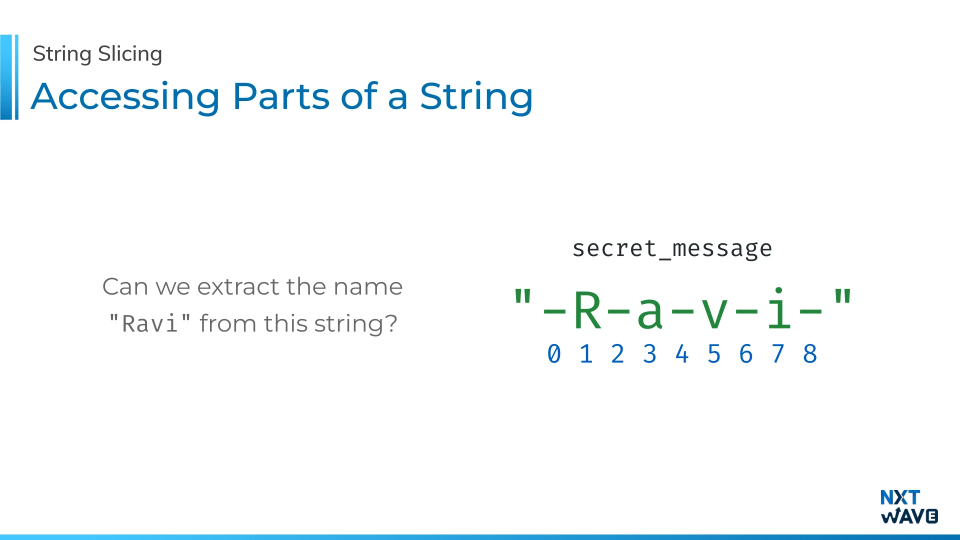
#> input picture Reference ppt's/Programming_Foundations_LP/builds/build-15-strings/originals/sl13.webp, 1920 x 1080 px (shown at 1/2 size)
$ python read_pack.py ../../../builds/build-15-strings/originals out
#> lines starting #> are read from the running program, lines starting #| are printed output that depends on the picture
#!/usr/bin/env python3
"""
read_pack.py - make images cheap to look at.

    python3 read_pack.py work/slides work/read              # downscale + contact sheets
    python3 read_pack.py out/peek out/read --per 6
    python3 read_pack.py work/slides work/read --only 4,7,12-15 --width 1200
    python3 read_pack.py out/shots/_full out/shots --numbers name --per 0

Why this exists
---------------
Reading a 1920x1080 slide costs about 1,840 tokens, and it stays in context for
the rest of the session. A 53-slide deck is ~98k tokens before a single line of
the plan is designed, and the previous session's deck is another ~105k. That is
half a build, spent on pixels most of which get cut.

Two sizes, two jobs:

  contact sheet   6 cards tiled into one 1536x864 image, each cell numbered.
                  ~205 tokens per card. Enough to see layout, overflow, a
                  clipped figure, a near-duplicate neighbour. NOT enough to
                  read code. This is the sweep.

  single          one card at --width (default 768). ~440 tokens. Enough to
                  read the slide. This is the confirm, and you only pay it for
                  the slides the sweep flagged.

So: look at the sheets, then name the slides you actually need, then re-run
with --only for those. Never read a directory of full-size shots one by one.

Writes:
    <out>/NN.webp          one per input, downscaled to --width
    <out>/sheet01.webp ...  the contact sheets
    <out>/INDEX.md         which numbers are on which sheet, and the sizes
"""
import argparse
import os
import re
import sys
from pathlib import Path

try:
    from PIL import Image, ImageDraw, ImageFont
except ImportError:
    raise SystemExit("read_pack needs pillow:  pip install pillow")

EXTS = {".png", ".webp", ".jpg", ".jpeg"}
# Read downscales anything wider than this anyway, so a "full size" read of a
# 1920px shot is really a 1568px read. Quoted costs assume that.
READ_CAP = 1568


def tokens(w, h):
    """What Read will charge for an image this size, after its own cap."""
    if w > READ_CAP:
        h = round(h * READ_CAP / w)
        w = READ_CAP
    return (w * h) / 750


def natural(p: Path):
    """sl2 before sl10, card07 before card10."""
    return [int(t) if t.isdigit() else t for t in re.split(r"(\d+)", p.name)]


def parse_only(spec):
    """'4,7,12-15' -> {4,7,12,13,14,15}"""
    want = set()
    for part in spec.split(","):
        part = part.strip()
        if not part:
            continue
        if "-" in part:
            a, b = part.split("-", 1)
            want.update(range(int(a), int(b) + 1))
        else:
            want.add(int(part))
    return want


def load_font(px):
    for cand in ("C:/Windows/Fonts/arialbd.ttf",
                 "C:/Windows/Fonts/segoeuib.ttf",
                 "/usr/share/fonts/truetype/dejavu/DejaVuSans-Bold.ttf",
                 "/System/Library/Fonts/Helvetica.ttc"):
        try:
            return ImageFont.truetype(cand, px)
        except Exception:
            continue
    return ImageFont.load_default()


def labelled(cell, text, font, bar):
    """Number the cell on a strip ABOVE it, never on top of it.

    The number used to be drawn into the corner of the card, which sat exactly
    where these decks put their eyebrow line - slide 17's "...e Over Characters"
    was half hidden by its own label. A finding you cannot read is worse than no
    sheet at all, so the number gets its own band.
    """
    w, h = cell.size
    out = Image.new("RGB", (w, h + bar), (32, 38, 45))
    d = ImageDraw.Draw(out)
    d.text((max(4, w // 90), max(1, (bar - font.size) // 2) if hasattr(font, "size")
            else 2), text, fill=(255, 255, 255), font=font)
    out.paste(cell, (0, bar))
    return out


def main():
    ap = argparse.ArgumentParser()
    ap.add_argument("src", help="directory of images, or a single image")
    ap.add_argument("out", help="directory to write the read copies into")
    ap.add_argument("--width", type=int, default=768,
                    help="stored width of a single read copy (default 768)")
    ap.add_argument("--per", type=int, default=6,
                    help="cells per contact sheet, 0 to skip sheets (default 6)")
    ap.add_argument("--sheet-width", type=int, default=1536,
                    help="contact sheet width; keep it under Read's 1568 cap")
    ap.add_argument("--cols", type=int, default=3)
    ap.add_argument("--only", default=None,
                    help="slide numbers to emit singles for, e.g. 4,7,12-15")
    ap.add_argument("--numbers", default="index", choices=["index", "name"],
                    help="where a card's number comes from. index (default) "
                         "numbers the images 1..N in order. name reads it out "
                         "of the filename, which is what a partial shoot needs: "
                         "a directory holding only 007.png and 019.png is cards "
                         "7 and 19, not cards 1 and 2, and a sheet that says "
                         "otherwise sends you to fix the wrong card")
    ap.add_argument("--quality", type=int, default=74)
    a = ap.parse_args()

    src, out = Path(a.src), Path(a.out)
    if not src.exists():
        raise SystemExit(f"no such path: {src}")
    files = ([src] if src.is_file()
             else sorted((p for p in src.iterdir()
                          if p.suffix.lower() in EXTS), key=natural))
    if not files:
        raise SystemExit(f"no images in {src}")
    out.mkdir(parents=True, exist_ok=True)

    if a.numbers == "name":
        nums = []
        for k, f in enumerate(files, 1):
            digits = re.findall(r"\d+", f.stem)
            nums.append(int(digits[0]) if digits else k)
    else:
        nums = list(range(1, len(files) + 1))

    only = parse_only(a.only) if a.only else None
    before = 0.0
    singles = 0
    for i, f in zip(nums, files):
        im = Image.open(f)
#> im is the input picture: PIL image 1920x1080 RGB; mean R, G, B 247.6, 250.6, 251.7
        before += tokens(*im.size)
#> before = 1844
        if only is not None and i not in only:
            continue
        im = im.convert("RGB")
        h = max(1, round(im.height * a.width / im.width))
#> h = 432
        im.resize((a.width, h), Image.LANCZOS).save(
            out / f"{i:02d}.webp", "WEBP", quality=a.quality, method=6)
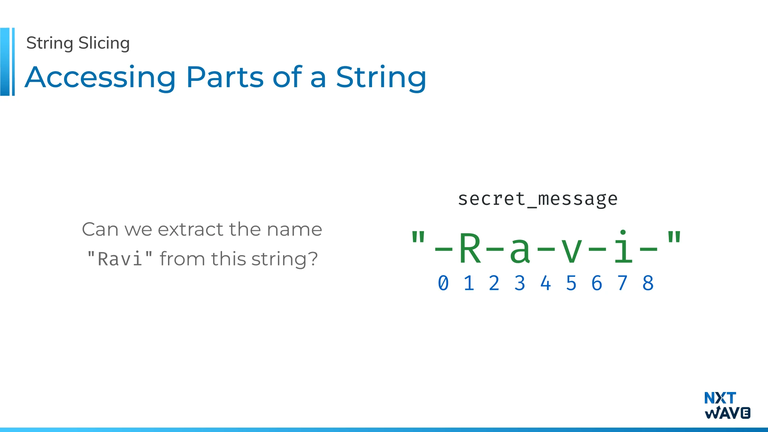
#> saved as 01.webp: PIL image 768x432 RGB; mean R, G, B 247.5, 250.4, 251.5
        singles += 1
#> pass 2 of the loop in main, `for i, f in zip(nums, files):`:
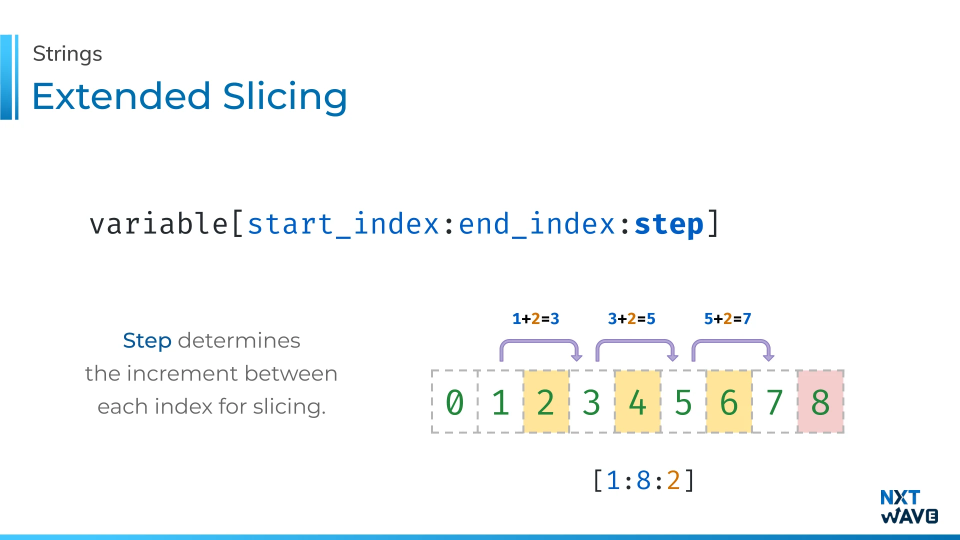
#> input picture Reference ppt's/Programming_Foundations_LP/builds/build-15-strings/originals/sl15.webp, 1920 x 1080 px (shown at 1/2 size)
#> in main, im is the input picture: PIL image 1920x1080 RGB; mean R, G, B 246.7, 249, 249.4
#> in main, `im.resize((a.width, h), Image.LANCZOS).save( out / f"{i:02d}.webp", "W..`:
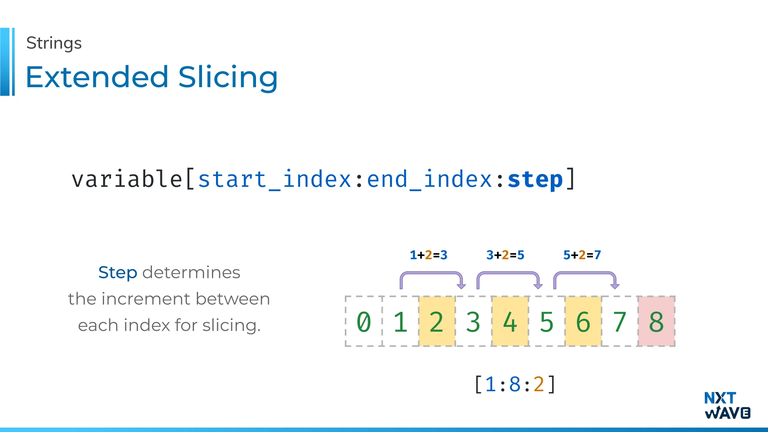
#> saved as 02.webp: PIL image 768x432 RGB; mean R, G, B 246.5, 248.9, 249.3

    sheets = []
    if a.per:
        cols = min(a.cols, a.per)
        rows = -(-a.per // cols)
        cw = a.sheet_width // cols
        probe = Image.open(files[0])
        ch = max(1, round(cw * probe.height / probe.width))
#> ch = 288
        font = load_font(max(13, cw // 26))
        bar = getattr(font, "size", 13) + 8
        for s, start in enumerate(range(0, len(files), a.per), 1):
            chunk = files[start:start + a.per]
            used_rows = -(-len(chunk) // cols)
            sheet = Image.new("RGB", (cw * cols, (ch + bar) * used_rows), (32, 38, 45))
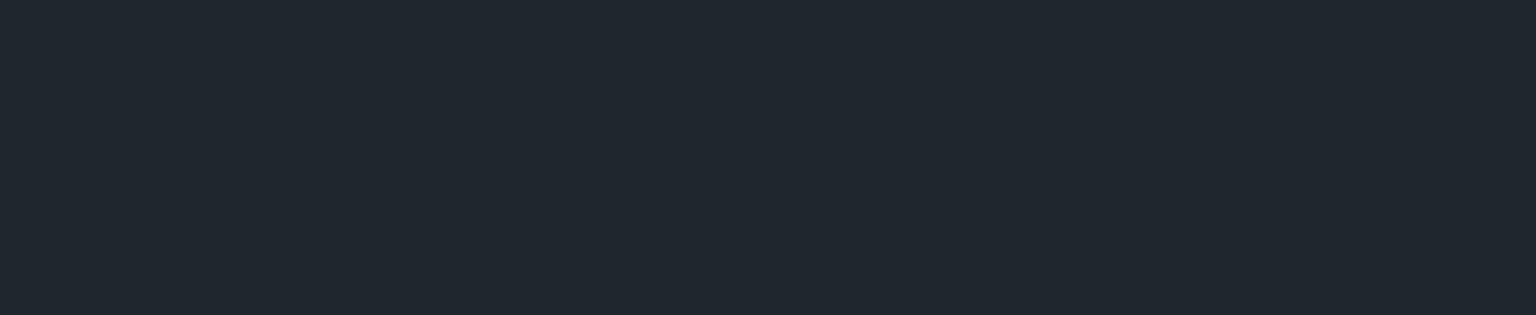
#> sheet: PIL image 1536x315 RGB; mean R, G, B 32, 38, 45
            for k, f in enumerate(chunk):
                cell = Image.open(f).convert("RGB").resize((cw, ch), Image.LANCZOS)
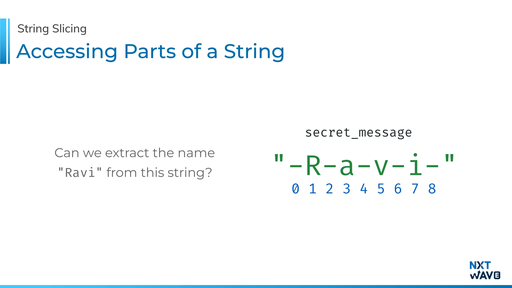
#> cell: PIL image 512x288 RGB; mean R, G, B 247.4, 250.4, 251.5
                cell = labelled(cell, str(nums[start + k]), font, bar)
#> in labelled, `out = Image.new("RGB", (w, h + bar), (32, 38, 45))`:
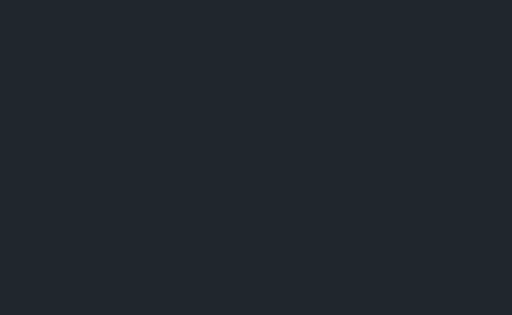
#> out: PIL image 512x315 RGB; mean R, G, B 32, 38, 45
#> in labelled, `out.paste(cell, (0, bar))`:
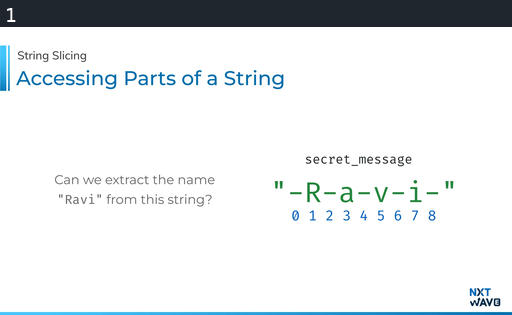
#> out: PIL image 512x315 RGB; mean R, G, B 229, 232.2, 233.8
                sheet.paste(cell, ((k % cols) * cw, (k // cols) * (ch + bar)))
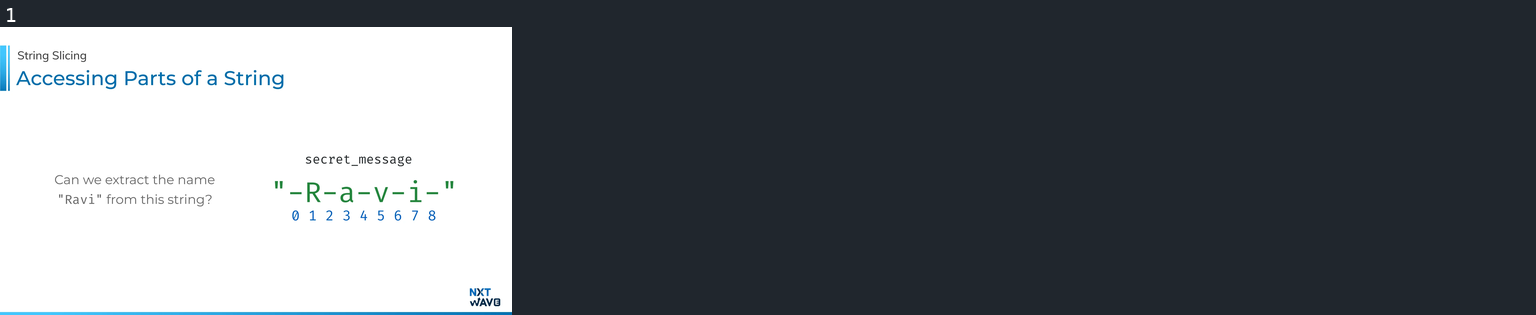
#> sheet: PIL image 1536x315 RGB; mean R, G, B 97.7, 102.7, 107.9
            p = out / f"sheet{s:02d}.webp"
            sheet.save(p, "WEBP", quality=a.quality, method=6)
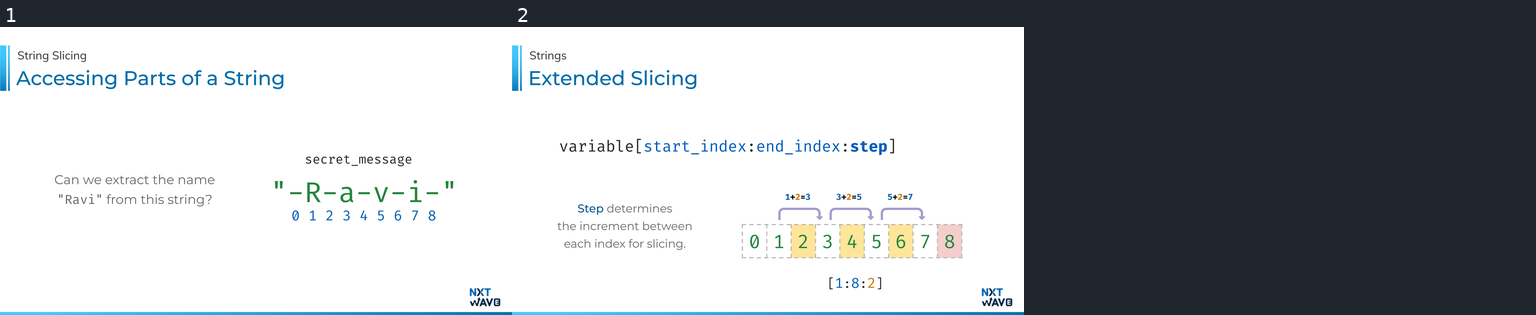
#> saved as sheet01.webp: PIL image 1536x315 RGB; mean R, G, B 163, 167, 170.2
            sheets.append((p, nums[start], nums[start + len(chunk) - 1],
                           sheet.size))

    after = sum(tokens(*Image.open(p).size) for p, *_ in sheets)
#> after = 645.1
    lines = [f"# Read pack for `{src}`", "",
             f"{len(files)} images. Look at the **sheets** first; they carry the "
             f"card number in the corner. Then re-run with `--only <numbers>` "
             f"for the ones you actually need to read.", ""]
    if sheets:
        lines += ["| sheet | cards | px | est. tokens |", "|---|---|---|---|"]
        for p, lo, hi, (w, h) in sheets:
            lines.append(f"| `{p.name}` | {lo}-{hi} | {w}x{h} | {tokens(w, h):,.0f} |")
#> this loop made 1 pass
#> (lo, hi) on pass 1: (1, 2)
#> after the loop, lines = 7 items
        lines.append("")
    lines += [f"- reading all {len(files)} at source size: **~{before:,.0f} tokens**",
              f"- reading the {len(sheets)} sheet(s) instead: **~{after:,.0f} tokens**"
              f" ({before / max(after, 1):.0f}x cheaper)",
              f"- one single at {a.width}px: ~{tokens(a.width, round(a.width * 9 / 16)):,.0f} tokens"]
    (out / "INDEX.md").write_text("\n".join(lines), encoding="utf8")

    print(f"{len(files)} images -> {out}")
    print(f"  singles       : {singles} at {a.width}px")
    print(f"  contact sheets: {len(sheets)}")
#|   contact sheets: 1
    print(f"  reading all at source size ~{before:,.0f} tokens; "
          f"sheets instead ~{after:,.0f} tokens ({before / max(after, 1):.0f}x cheaper)")
#|   reading all at source size ~3,688 tokens; sheets instead ~645 tokens (6x cheaper)
    print(f"  index -> {out / 'INDEX.md'}")


if __name__ == "__main__":
    main()
